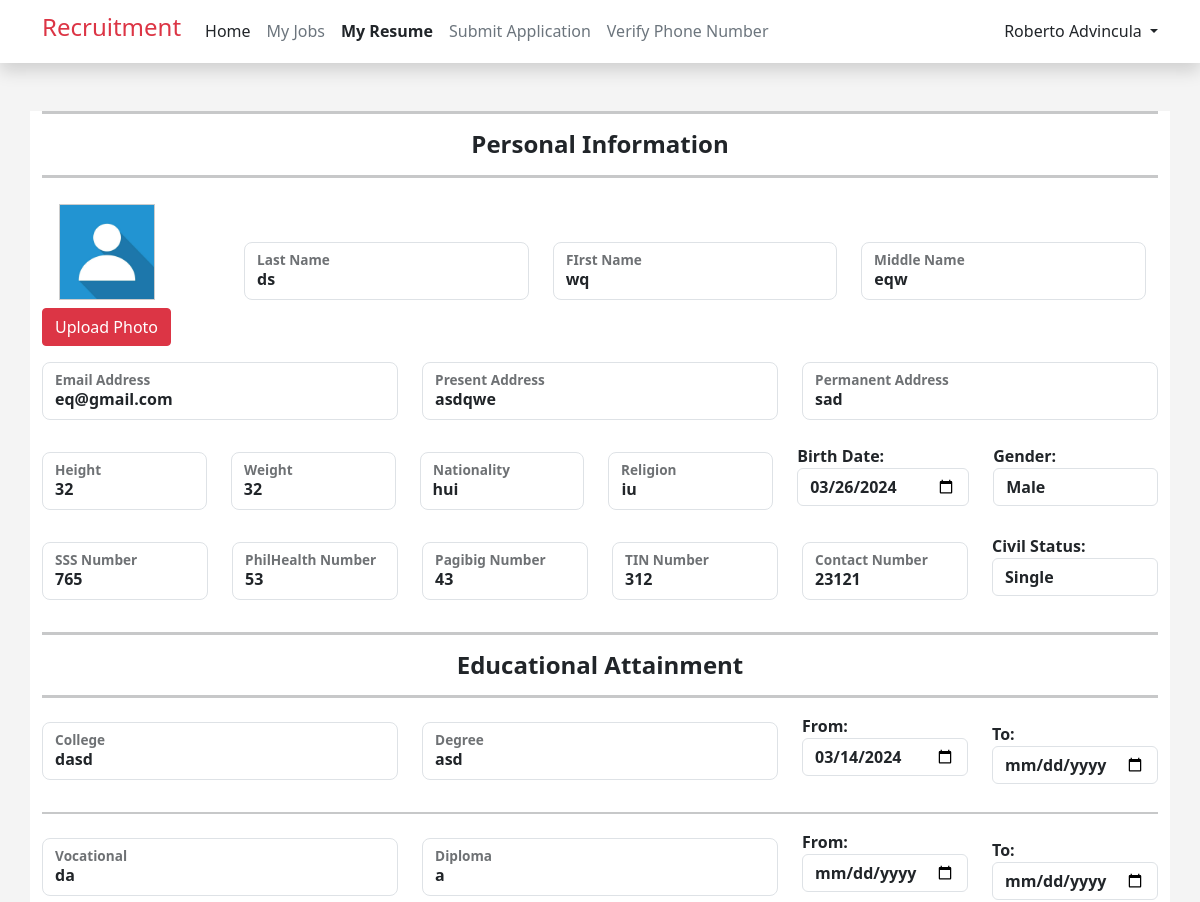
/my_resume.php (signed in, upper part), run on an earlier commit of the app's database.
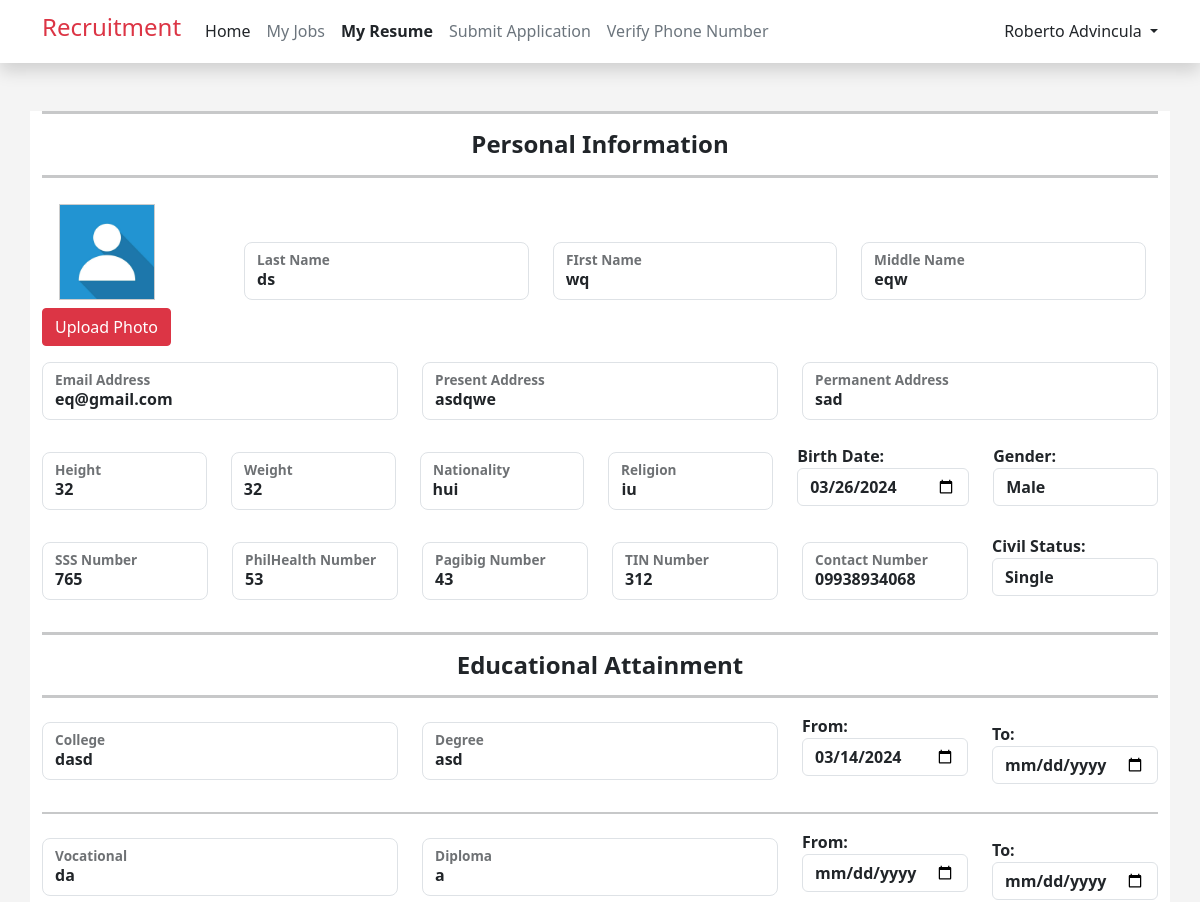
And on a later commit of the database.
### tables this page shows
CREATE TABLE `user_resumes` (
  `id` int(11) NOT NULL,
  `user_id` int(12) NOT NULL,
  `picture` varchar(255) NOT NULL,
  `email` varchar(255) NOT NULL,
  `last_name` varchar(255) NOT NULL,
  `first_name` varchar(255) NOT NULL,
  `middle_name` varchar(255) NOT NULL,
  `present_address` text NOT NULL,
  `permanent_address` text NOT NULL,
  `birthdate` date NOT NULL,
  `gender` varchar(255) NOT NULL,
  `height` int(12) NOT NULL,
  `weight` int(12) NOT NULL,
  `nationality` varchar(255) NOT NULL,
  `religion` varchar(255) NOT NULL,
  `civil_status` varchar(255) NOT NULL,
  `sss_number` int(12) NOT NULL,
  `pagibig_number` int(12) NOT NULL,
  `philhealth_number` int(12) NOT NULL,
  `tin_number` int(12) NOT NULL,
  `contact_number` varchar(255) NOT NULL,
  `phone_verified` tinyint(2) NOT NULL DEFAULT 0 COMMENT '0=not verified, 1=verified',
  `otp` int(11) NOT NULL,
  `otp_timestamp` datetime NOT NULL,
  `reference` varchar(255) NOT NULL,
  `additional_info_q1` varchar(255) NOT NULL,
  `additional_info_q2` varchar(255) NOT NULL,
  `declaration` varchar(255) NOT NULL,
  `authorization` varchar(255) NOT NULL
);

### my_resume.php (the view, shortened to what the changed rows need)
<?php
include ('my_resume_process.php');
if (!isset($_SESSION['user_id'])) {
    header('Location: login.php');
    exit();
} else if ($_SESSION['user_role'] !== 'user') {
    $_SESSION['error_message'] = "Sorry. You don't have the permission to access this page.";
    header("Location: index.php");
    exit();
} else {
    $userId = $_SESSION['user_id'];
    $query = "SELECT *
        FROM user_resumes
        LEFT JOIN educational_attainment ON user_resumes.user_id = educational_attainment.user_id
        LEFT JOIN employment_background ON user_resumes.user_id = employment_background.user_id
        LEFT JOIN lectures_and_seminars_attended ON user_resumes.user_id = lectures_and_seminars_attended.user_id
        LEFT JOIN character_references ON user_resumes.user_id = character_references.user_id
        WHERE user_resumes.user_id = ?;
    ";
    $stmt = $conn->prepare($query);
    $stmt->bind_param("i", $userId);
    $stmt->execute();
    $result = $stmt->get_result();
    if ($result->num_rows > 0) {
        $row = $result->fetch_assoc();
    }
}
include ("components/header.php");
?>
<!DOCTYPE html>
<html lang="en">
<head>
</head>
<body style="background-color: #F4F4F4; ">
    <div class="container mt-5 bg-white">
        <form action="my_resume_process.php" method="post" enctype="multipart/form-data">
            <div class="row">
                <div class="col-sm-12 col-lg-2">
                    <div class="row ">
                        <div class="col-auto" id="imagePreviewContainer">
                            <div class="row justify-content-center">
                                <div class="col-auto">
                                    <img id="imagePreview" src="./img/applicant/<?php echo $row['picture']; ?>"
                                        alt="No Image">
                                </div>
                            </div>
                        </div>
                    </div>
                </div>
                <div class="col-sm-12 col-lg-10 order-last">
                    <div class="container-fluid mt-5">
                        <div class="row">
                            <div class="col-sm-12 col-md-4">
                                <div class="form-floating mb-3">
                                    <input type="text" class="form-control rounded-3 fw-bold" placeholder="Juan"
                                        name="lName"
                                        value="<?php echo !empty($row['last_name']) ? $row['last_name'] : ''; ?>"
                                        required>
                                    <label for="floatingInput" class="fw-bold">Last Name</label>
                                </div>
                            </div>
                            <div class="col-sm-12 col-md-4">
                                <div class="form-floating mb-3">
                                    <input type="text" class="form-control rounded-3 fw-bold" placeholder="Juan"
                                        name="fName"
                                        value="<?php echo !empty($row['first_name']) ? $row['first_name'] : ''; ?>"
                                        required>
                                    <label for="floatingInput" class="fw-bold">FIrst Name</label>
                                </div>
                            </div>
                            <div class="col-sm-12 col-md-4">
                                <div class="form-floating mb-3">
                                    <input type="text" class="form-control rounded-3 fw-bold" placeholder="Juan"
                                        name="mName"
                                        value="<?php echo !empty($row['middle_name']) ? $row['middle_name'] : ''; ?>"
                                        required>
                                    <label for="floatingInput" class="fw-bold">Middle Name</label>
                                </div>
                            </div>
                        </div>
                    </div>
                </div>
            </div>
            <div class="row mt-3">
                <div class="col-sm-12 col-md-4">
                    <div class="form-floating mb-3">
                        <input type="email" class="form-control rounded-3 fw-bold" placeholder="12" name="emailAddress"
                            value="<?php echo !empty($row['email']) ? $row['email'] : ''; ?>" required>
                        <label for="floatingInput" class="fw-bold">Email Address</label>
                    </div>
                </div>
                <div class="col-sm-12 col-md-4">
                    <div class="form-floating mb-3">
                        <input type="text" class="form-control rounded-3 fw-bold" placeholder="12" name="presentAddress"
                            value="<?php echo !empty($row['present_address']) ? $row['present_address'] : ''; ?>"
                            required>
                        <label for="floatingInput" class="fw-bold">Present Address</label>
                    </div>
                </div>
                <div class="col-sm-12 col-md-4">
                    <div class="form-floating mb-3">
                        <input type="text" class="form-control rounded-3 fw-bold" placeholder="12"
                            name="permanentAddress"
                            value="<?php echo !empty($row['permanent_address']) ? $row['permanent_address'] : ''; ?>"
                            required>
                        <label for="floatingInput" class="fw-bold">Permanent Address</label>
                    </div>
                </div>
            </div>
            <div class="row mt-2">
                <div class="col-sm-12 col-md-4 col-lg mt-2">
                    <div class="form-floating mb-3">
                        <input type="text" class="form-control rounded-3 fw-bold" placeholder="12" name="height"
                            value="<?php echo !empty($row['height']) ? $row['height'] : ''; ?>" required>
                        <label for="floatingInput" class="fw-bold">Height</label>
                    </div>
                </div>
                <div class="col-sm-12 col-md-4 col-lg mt-2">
                    <div class="form-floating mb-3">
                        <input type="text" class="form-control rounded-3 fw-bold" placeholder="12" name="weight"
                            value="<?php echo !empty($row['weight']) ? $row['weight'] : ''; ?>" required>
                        <label for="floatingInput" class="fw-bold">Weight</label>
                    </div>
                </div>
                <div class="col-sm-12 col-md-4 col-lg mt-2">
                    <div class="form-floating mb-3">
                        <input type="text" class="form-control rounded-3 fw-bold" placeholder="12" name="nationality"
                            value="<?php echo !empty($row['nationality']) ? $row['nationality'] : ''; ?>" required>
                        <label for="floatingInput" class="fw-bold">Nationality</label>
                    </div>
                </div>
                <div class="col-sm-12 col-md-4 col-lg mt-2">
                    <div class="form-floating mb-3">
                        <input type="text" class="form-control rounded-3 fw-bold" placeholder="12" name="religion"
                            value="<?php echo !empty($row['religion']) ? $row['religion'] : ''; ?>" required>
                        <label for="floatingInput" class="fw-bold">Religion</label>
                    </div>
                </div>
                <div class="col-sm-12 col-md-4 col-lg">
                    <div class="form-group">
                        <label for="birthDate" class="fw-bold">Birth Date:</label>
                        <input class="form-control fw-bold" type="date" id="birthDate" name="birthDate"
                            value="<?php echo !empty($row['birthdate']) ? $row['birthdate'] : ''; ?>">
                    </div>
                </div>
                <div class="col-sm-12 col-md-4 col-lg">
                    <div class="form-group">
                        <label for="genderSelect" class="fw-bold">Gender:</label>
                        <select class="form-control fw-bold" id="genderSelect" name="gender" required>
                            <option value="Male" <?php echo (!empty($row['gender']) && $row['gender'] == 'Male') ? 'selected' : ''; ?>>Male</option>
                        </select>
                    </div>
                </div>
            </div>
            <div class="row mt-2">
                <div class="col-sm-12 col-md-4 col-lg mt-2">
                    <div class="form-floating mb-3">
                        <input type="number" class="form-control rounded-3 fw-bold" placeholder="12" name="sssNumber"
                            value="<?php echo !empty($row['sss_number']) ? $row['sss_number'] : ''; ?>" required>
                        <label for="floatingInput" class="fw-bold">SSS Number</label>
                    </div>
                </div>
                <div class="col-sm-12 col-md-4 col-lg mt-2">
                    <div class="form-floating mb-3">
                        <input type="number" class="form-control rounded-3 fw-bold" placeholder="12"
                            name="philhealthNumber"
                            value="<?php echo !empty($row['philhealth_number']) ? $row['philhealth_number'] : ''; ?>"
                            required>
                        <label for="floatingInput" class="fw-bold">PhilHealth Number</label>
                    </div>
                </div>
                <div class="col-sm-12 col-md-4 col-lg mt-2">
                    <div class="form-floating mb-3">
                        <input type="number" class="form-control rounded-3 fw-bold" placeholder="12"
                            name="pagibigNumber"
                            value="<?php echo !empty($row['pagibig_number']) ? $row['pagibig_number'] : ''; ?>"
                            required>
                        <label for="floatingInput" class="fw-bold">Pagibig Number</label>
                    </div>
                </div>
                <div class="col-sm-12 col-md-4 col-lg mt-2">
                    <div class="form-floating mb-3">
                        <input type="number" class="form-control rounded-3 fw-bold" placeholder="12" name="tinNumber"
                            value="<?php echo !empty($row['tin_number']) ? $row['tin_number'] : ''; ?>" required>
                        <label for="floatingInput" class="fw-bold">TIN Number</label>
                    </div>
                </div>
                <div class="col-sm-12 col-md-4 col-lg mt-2">
                    <div class="form-floating mb-3">
                        <input type="number" class="form-control rounded-3 fw-bold" placeholder="12"
                            name="contactNumber"
                            value="<?php echo !empty($row['contact_number']) ? $row['contact_number'] : ''; ?>"
                            required>
                        <label for="floatingInput" class="fw-bold">Contact Number</label>
                    </div>
                </div>
                <div class="col-sm-12 col-md-4 col-lg">
                    <div class="form-group">
                        <label for="civilStatusSelect" class="fw-bold ">Civil Status:</label>
                        <select class="form-control fw-bold " id="civilStatusSelect" name="civilStatus" required>
                            <option value="Single" <?php echo (!empty($row['civil_status']) && $row['civil_status'] == 'Single') ? 'selected' : ''; ?>>Single</option>
                        </select>
                    </div>
                </div>
            </div>
        </form>
    </div>
</body>
</html>

What changed in the data, as far as the page shows it:
changed user_resumes "ds": contactNumber "23121" → "09938934068"
